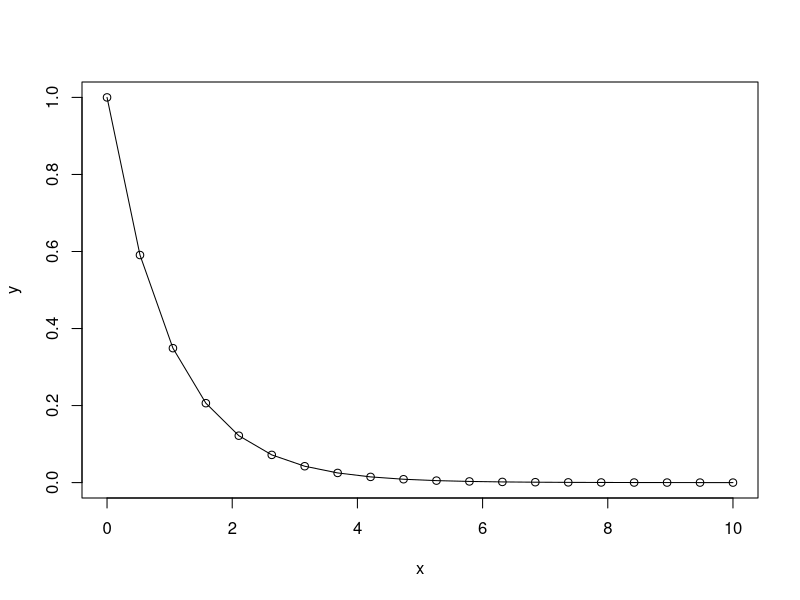
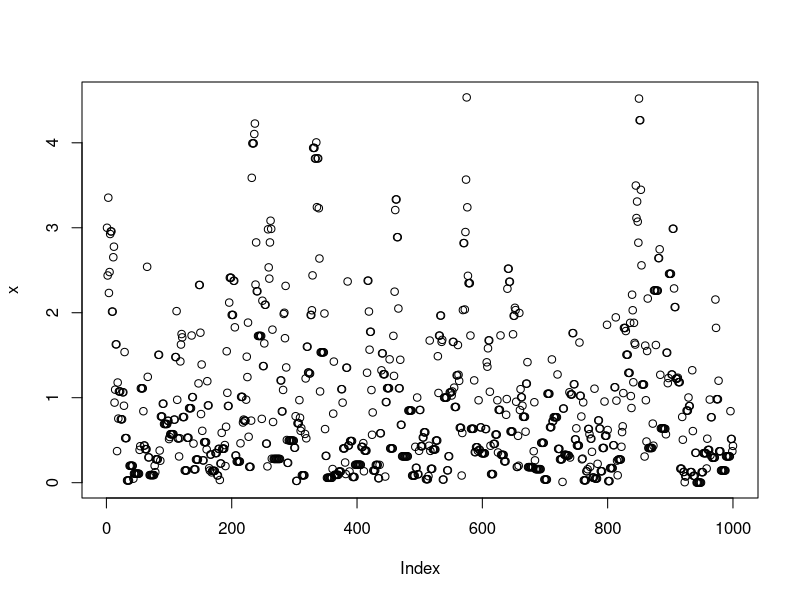
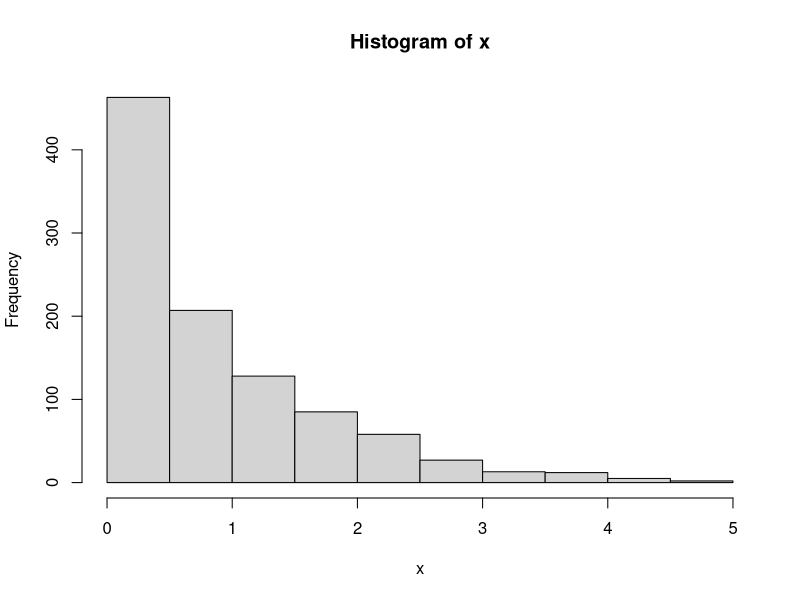
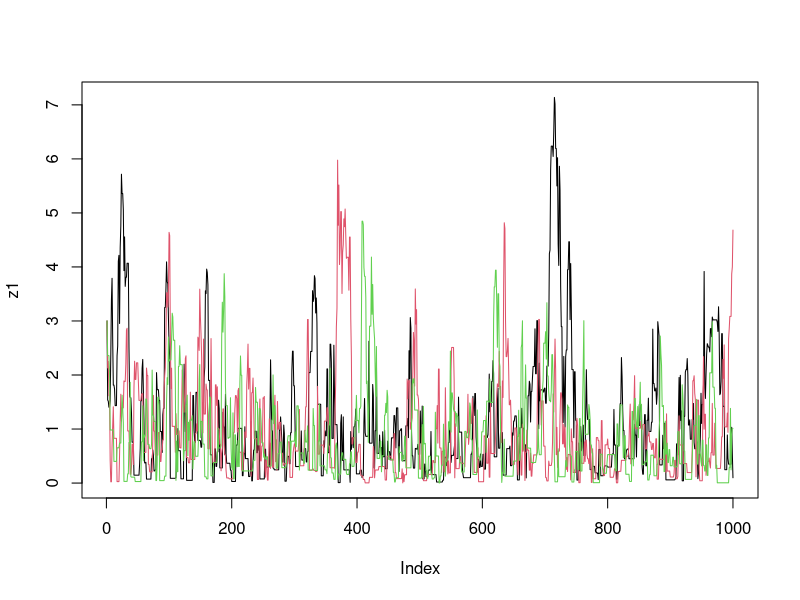
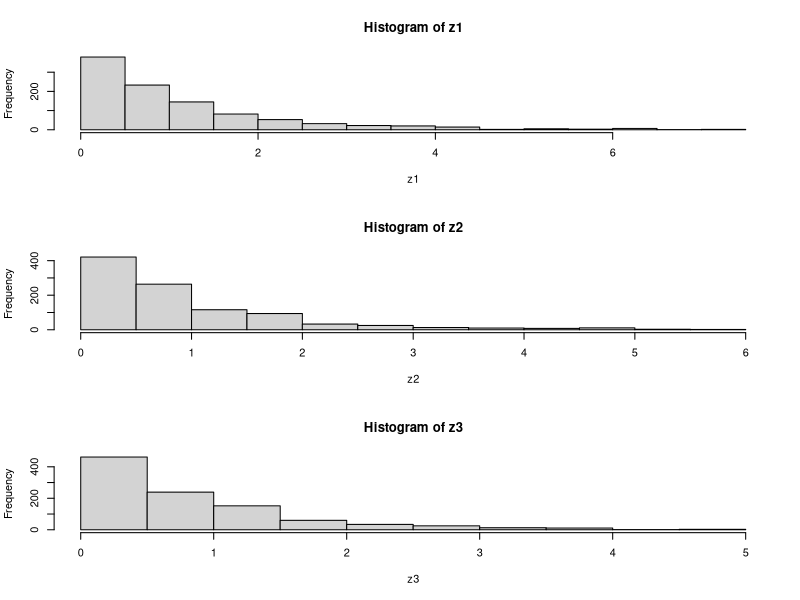
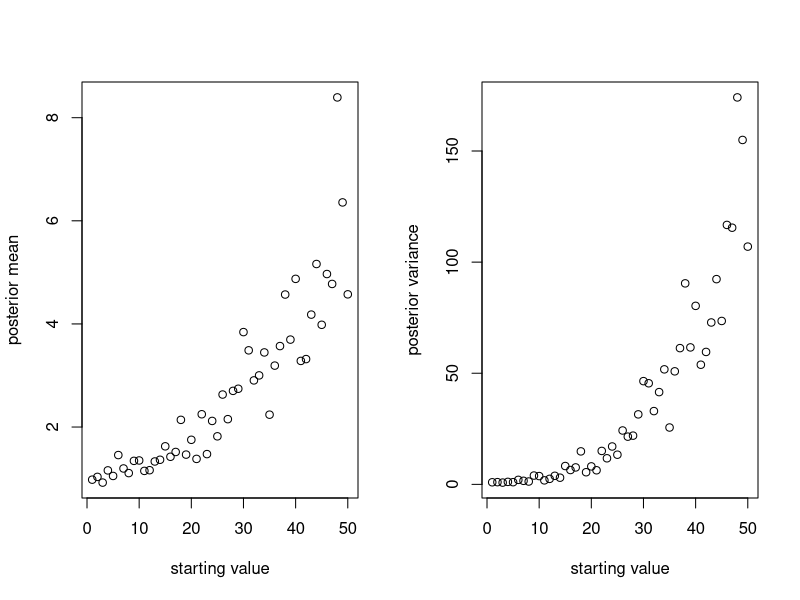
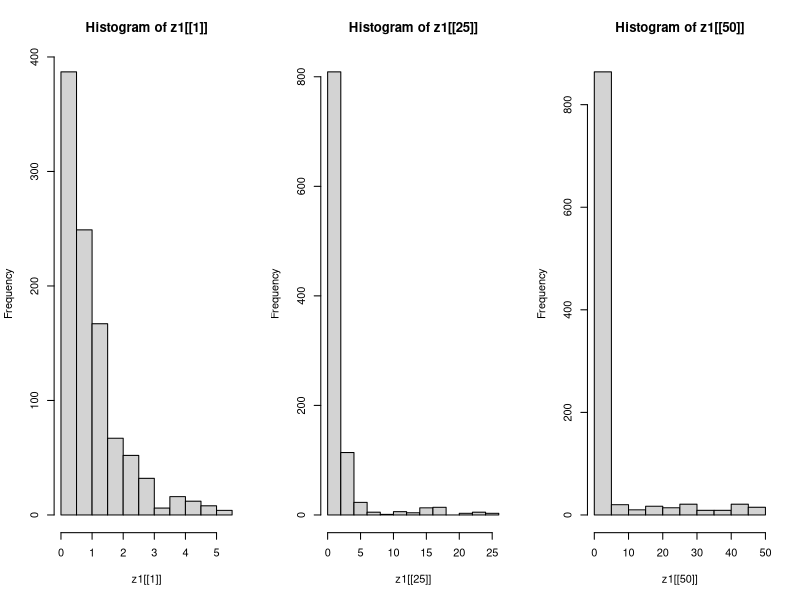
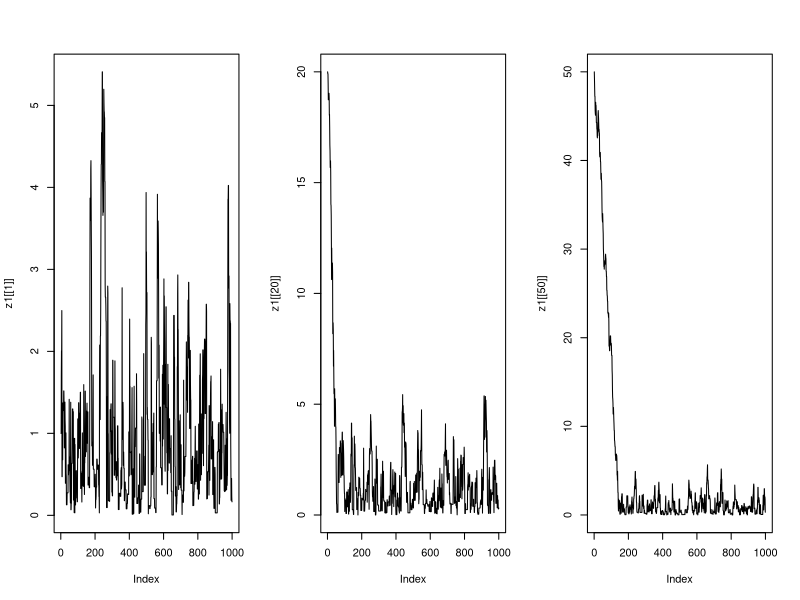

The R script that drew these images, in order:
## ---- chunk 1
x <- seq(from = 0, to = 10, length=20)
y <- exp(-x)
plot(x,y)
lines(x,y) #lines adds lines to an existing plot
## ---- chunk 2
target <- function(x){
  if (x < 0) {
    return(0)
  } else {
    return(exp(-x))
  }
}
## ---- chunk 3
target(3)
target(-1)
## ---- chunk 4
x <- rep(0, 1000)
x[1] <- 3     # this is just a starting value, which I’ve set arbitrarily to 3

for (i in 2:1000) {
  currentx <- x[i - 1]
  proposedx <- currentx + rnorm(1, mean = 0, sd = 1)
  A <- target(proposedx) / target(currentx)
  if (runif(1) < A) {
    x[i] <- proposedx
  } else {
    x[i] <- currentx
  }
}
## ---- chunk 5
plot(x)
hist(x)
## ---- chunk 6
easyMCMC <- function(niter, startval, proposalsd) {
  x <- rep(0, niter)
  x[1] <- startval
  for (i in 2:niter) {
    currentx <- x[i - 1]
    proposedx <- rnorm(1, mean = currentx, sd = proposalsd)
    A <- target(proposedx) / target(currentx)
    if (runif(1) < A) {
      x[i] <- proposedx
    } else {
      x[i] <- currentx
    }
  }
  return(x)
}
## ---- chunk 7
z1 <- easyMCMC(1000,3,1)
z2 <- easyMCMC(1000,3,1)
z3 <- easyMCMC(1000,3,1)
plot(z1, type = "l")
lines(z2, col = 2)
lines(z3, col = 3)
## ---- chunk 8
par(mfcol = c(3, 1)) # rather odd command tells R to put 3 graphs on a single page
hist(z1)
hist(z2)
hist(z3)
## ---- chunk 9
sv <- seq(1, 50, 1)
z1 <- list()
for (i in 1:length(sv)) {
	z1[[i]] <- easyMCMC(1000, sv[i], 1)
}
par(mfrow = c(1, 2))
plot(sv, as.numeric(lapply(z1, mean)), xlab = "starting value", ylab = "posterior mean")
plot(sv, as.numeric(lapply(z1, var)), xlab = "starting value", ylab = "posterior variance")
## ---- chunk 10
par(mfrow = c(1, 3))
hist(z1[[1]])
hist(z1[[25]])
hist(z1[[50]])
## ---- chunk 11
par(mfrow = c(1, 3))
plot(z1[[1]], type = "l")
plot(z1[[20]], type = "l")
plot(z1[[50]], type = "l")
## ---- chunk 12
prop_sd <- seq(1,100,1)
z2 <- list()
for (i in 1:length(prop_sd)) {
	z2[[i]] <- easyMCMC(1000, 3, prop_sd[i])
}
par(mfrow = c(1, 2))
plot(prop_sd, as.numeric(lapply(z2,mean)), xlab = "proposal_sd", ylab = "posterior mean")
plot(prop_sd, as.numeric(lapply(z2,var)), xlab = "proposal_sd", ylab = "posterior variance")
## ---- chunk 13
par(mfrow = c(1, 3))
hist(z2[[1]])
hist(z2[[25]])
hist(z2[[50]])
## ---- chunk 14
par(mfrow = c(1, 3))
plot(z2[[1]], type = "l")
plot(z2[[20]], type = "l")
plot(z2[[50]], type = "l")
## ---- chunk 15
target <- function(x){
return((x > 0 & x < 1) + (x > 2 & x < 3))
}
## ---- chunk 16
x <- seq(-1,6,0.01)
plot(x, target(x), type = "l")
## ---- chunk 17
z1 <- easyMCMC(1000, 2.5, 1)
z2 <- easyMCMC(1000, 0.7, 1)
z3 <- easyMCMC(1000, 0.5, 1)
par(mfrow = c(1, 3))
hist(z1)
hist(z2)
hist(z3)
## ---- chunk 18
par(mfrow = c(1, 3))
plot(z1)
plot(z2)
plot(z3)
## ---- chunk 19
z1 <- easyMCMC(1000, 2.5, 0.1)
z2 <- easyMCMC(1000, 0.5, 0.1)
par(mfrow = c(1, 3))
hist(z1, xlim = c(0, 3))
hist(z2, xlim = c(0, 3))
plot(z1, type = "l", ylim = c(0, 3))
points(z2, type = "l", col = "dark grey")
## ---- chunk 20
prior <- function(p){
  if((p < 0) || (p > 1)){ # || here means "or"
    return(0)
  } else{ 
    return(1)
  } 
}

likelihood <- function(p, nAA, nAa, naa) {
	return(p ^ (2 * nAA) * (2 * p * (1-p)) ^ nAa * (1 - p) ^ (2 * naa))
}

psampler <- function(nAA, nAa, naa, niter, pstartval, pproposalsd) {
  p <- rep(0, niter)
  p[1] <- pstartval
  for (i in 2:niter) {
    currentp <- p[i - 1]
    newp <- currentp + rnorm(1, 0, pproposalsd)
    A <- prior(newp) * likelihood(newp, nAA, nAa, naa) / (prior(currentp) * likelihood(currentp, nAA, nAa, naa))
    if (runif(1) < A){
      p[i] <- newp
    } else {
      p[i] <- currentp
    }
  }
  return(p)
}
## ---- chunk 21
z <- psampler(50,21,29,10000,0.5,0.01)
## ---- chunk 22
par(mfcol = c(1, 2))
x <- seq(0,1,length = 1000)
hist(z, prob = T, xlim = c(0.4, 0.8), col = "dark grey", ylim = c(0, 20), main = "No Burn in")
lines(x,dbeta(x,122, 80))  # overlays beta density on histogram

# You might also like to discard the first 5000 z’s as "burnin"
# here’s one way in R to select only the last 5000 zs:
hist(z[5001:10000], prob = T, col = "light grey",  xlim = c(0.4, 0.8), ylim = c(0, 20), main = "With Burn in")
lines(x, dbeta(x, 122, 80))  # overlays beta density on histogram
## ---- chunk 23
prior <- function(p) {
  if ((p < 0) || (p > 1)) { # || here means "or"
    return(0)
  } else { 
    return(1)
  } 
}


likelihood <- function(p, f, nAA, nAa, naa) {
	return(((f * p) + ((1 - f) * (p ^ 2)))^nAA * 
	         ((1 - f) * 2 * p * (1 - p)) ^ nAa * 
	         (f * (1 - p) + (1 - f) * ((1 - p) * (1 - p))) ^ naa
	       )
}


fpsampler <- function(nAA, nAa, naa, niter, 
                      fstartval, pstartval,
                      fproposalsd, pproposalsd) {
	f <- rep(0,niter)
	p <- rep(0,niter)
	f[1] <- fstartval
	p[1] <- pstartval
	for (i in 2:niter) {
		currentp <- p[i - 1]
		currentf <- f[i - 1]
		newp <- currentp + rnorm(1, 0, pproposalsd)
		A <- prior(newp) * likelihood(newp,currentf,nAA,nAa,naa) /
		  (prior(currentp) * likelihood(currentp,currentf,nAA,nAa,naa))
		
		if (runif(1) < A) {
		  p[i] <- newp
		} else {
		  p[i] <- currentp
		}
		newf <- currentf + rnorm(1, 0, fproposalsd)
		
		A <- prior(newf) * likelihood(p[i],newf,nAA,nAa,naa) / 
		  (prior(currentf) * likelihood(p[i],currentf,nAA,nAa,naa))
		
		
		if (runif(1) < A) {
		  f[i] <- newf
		} else {
		  f[i] <- currentf
		}
	}
	
	return(list(f = f,p = p)) # return a "list" with two elements named f and p
}
## ---- chunk 24
z <- fpsampler(45, 10, 45, 10000, 0.8, 0.5, 0.01, 0.01)
## ---- chunk 25
x <- seq(0, 1, length = 1000)
par(mfrow = c(1,2))
hist(z$f[5000:10000],prob = T, xlim = c(0, 1), col = "dark grey", ylim = c(0, 10), 
     main = "f sample", xlab = "posterior estimate")
hist(z$p[5000:10000], prob = T, xlim = c(0, 1), col = "dark grey", ylim = c(0, 10), 
     main = "p sample", xlab = "posterior estimate")
## ---- chunk 26
par(mfrow = c(1, 2))
plot(z$f, type = "l")
plot(z$p, type = "l")
## ---- chunk 27
# mean for p
p_mean <- mean(z$p)

# mean for f
f_mean <- mean(z$f)
## ---- chunk 28
N <- 100
c(nAA = ((p_mean ^ 2) + (f_mean * (1 - p_mean) * p_mean)) * N,
  nAa = ((1 - f_mean) * 2 * p_mean * (1 - p_mean)) * N,
  naa = ((f_mean * (1 - p_mean) * p_mean) + ((1 - p_mean)^2)) * N)

## ---- chunk 29
sessionInfo()
